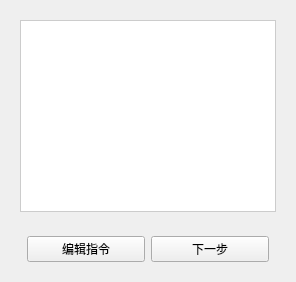
<?xml version="1.0" encoding="UTF-8"?>
<ui version="4.0">
 <class>ProcessPlanningWidget</class>
 <widget class="QWidget" name="ProcessPlanningWidget">
  <layout class="QVBoxLayout" name="processMainLayout">
   <!-- Top area: preparation instructions (left) and device instructions (right) -->
   <item stretch="10">
    <layout class="QHBoxLayout" name="topRowLayout">
     <!-- Device instructions panel (right, 1:1) -->
     <item stretch="2">
      <widget class="QWidget" name="devicePanel">
       <property name="sizePolicy">
        <sizepolicy hsizetype="Expanding" vsizetype="Expanding">
         <horstretch>2</horstretch><verstretch>1</verstretch>
        </sizepolicy>
       </property>
       <layout class="QVBoxLayout" name="deviceVerticalLayout">
        <item>
         <!-- flowGraphicsView shows production line flow; click handling implemented in code -->
         <widget class="QGraphicsView" name="flowGraphicsView">
          <property name="sizePolicy">
           <sizepolicy hsizetype="Expanding" vsizetype="Expanding">
            <horstretch>1</horstretch><verstretch>1</verstretch>
           </sizepolicy>
          </property>
          <property name="styleSheet">
           <string>background-color: white; border:1px solid #ccc;</string>
          </property>
         </widget>
        </item>
       </layout>
      </widget>
     </item>
    </layout>
   </item>

   <!-- Bottom control bar (stretch 1) -->
   <item stretch="1">
    <widget class="QWidget" name="controlBar_process">
     <property name="sizePolicy">
      <sizepolicy hsizetype="Expanding" vsizetype="Fixed">
       <horstretch>0</horstretch><verstretch>0</verstretch>
      </sizepolicy>
     </property>
     <property name="maximumSize">
      <size>
       <width>16777215</width>
       <height>80</height>
      </size>
     </property>
     <layout class="QHBoxLayout" name="controlLayout_process">
      <item>
       <spacer name="controlLeftSpacer">
        <property name="orientation"><enum>Qt::Horizontal</enum></property>
        <property name="sizeType"><enum>QSizePolicy::Expanding</enum></property>
       </spacer>
      </item>
      <item>
       <widget class="QPushButton" name="btnEditPlan">
        <property name="text"><string>编辑指令</string></property>
       </widget>
      </item>
      <item>
       <widget class="QPushButton" name="btnNextStep">
        <property name="text"><string>下一步</string></property>
       </widget>
      </item>
      <item>
       <spacer name="controlRightSpacer">
        <property name="orientation"><enum>Qt::Horizontal</enum></property>
        <property name="sizeType"><enum>QSizePolicy::Expanding</enum></property>
       </spacer>
      </item>
     </layout>
    </widget>
   </item>
  </layout>
 </widget>
 <resources/>
 <connections/>
</ui>
